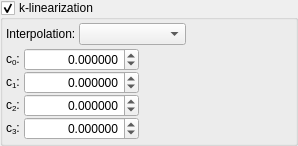
                <widget class="QGroupBox" name="groupBox_resampling">
                 <property name="contextMenuPolicy">
                  <enum>Qt::ActionsContextMenu</enum>
                 </property>
                 <property name="title">
                  <string>k-linearization</string>
                 </property>
                 <property name="flat">
                  <bool>false</bool>
                 </property>
                 <property name="checkable">
                  <bool>true</bool>
                 </property>
                 <layout class="QVBoxLayout" name="verticalLayout_7">
                  <property name="spacing">
                   <number>3</number>
                  </property>
                  <property name="leftMargin">
                   <number>3</number>
                  </property>
                  <property name="topMargin">
                   <number>3</number>
                  </property>
                  <property name="rightMargin">
                   <number>3</number>
                  </property>
                  <property name="bottomMargin">
                   <number>3</number>
                  </property>
                  <item>
                   <layout class="QHBoxLayout" name="horizontalLayout_31">
                    <item>
                     <widget class="QLabel" name="label_31">
                      <property name="text">
                       <string>Interpolation:</string>
                      </property>
                     </widget>
                    </item>
                    <item>
                     <widget class="QComboBox" name="comboBox_interpolation">
                      <property name="sizePolicy">
                       <sizepolicy hsizetype="Expanding" vsizetype="Fixed">
                        <horstretch>0</horstretch>
                        <verstretch>0</verstretch>
                       </sizepolicy>
                      </property>
                     </widget>
                    </item>
                    <item>
                     <spacer name="horizontalSpacer_10">
                      <property name="orientation">
                       <enum>Qt::Horizontal</enum>
                      </property>
                      <property name="sizeHint" stdset="0">
                       <size>
                        <width>40</width>
                        <height>20</height>
                       </size>
                      </property>
                     </spacer>
                    </item>
                   </layout>
                  </item>
                  <item>
                   <layout class="QHBoxLayout" name="horizontalLayout_34">
                    <property name="spacing">
                     <number>3</number>
                    </property>
                    <item>
                     <layout class="QVBoxLayout" name="verticalLayout_11">
                      <property name="spacing">
                       <number>0</number>
                      </property>
                      <item>
                       <layout class="QHBoxLayout" name="horizontalLayout_14">
                        <item>
                         <widget class="QLabel" name="label_12">
                          <property name="sizePolicy">
                           <sizepolicy hsizetype="Maximum" vsizetype="Preferred">
                            <horstretch>0</horstretch>
                            <verstretch>0</verstretch>
                           </sizepolicy>
                          </property>
                          <property name="text">
                           <string>c&lt;sub&gt;0&lt;/sub&gt;: </string>
                          </property>
                         </widget>
                        </item>
                        <item>
                         <widget class="QDoubleSpinBox" name="doubleSpinBox_c0">
                          <property name="sizePolicy">
                           <sizepolicy hsizetype="Expanding" vsizetype="Fixed">
                            <horstretch>0</horstretch>
                            <verstretch>0</verstretch>
                           </sizepolicy>
                          </property>
                          <property name="minimumSize">
                           <size>
                            <width>100</width>
                            <height>0</height>
                           </size>
                          </property>
                          <property name="alignment">
                           <set>Qt::AlignRight|Qt::AlignTrailing|Qt::AlignVCenter</set>
                          </property>
                          <property name="keyboardTracking">
                           <bool>true</bool>
                          </property>
                          <property name="showGroupSeparator" stdset="0">
                           <bool>false</bool>
                          </property>
                          <property name="decimals">
                           <number>6</number>
                          </property>
                          <property name="minimum">
                           <double>-10000000000000000.000000000000000</double>
                          </property>
                          <property name="maximum">
                           <double>10000000000000000.000000000000000</double>
                          </property>
                          <property name="singleStep">
                           <double>10.000000000000000</double>
                          </property>
                         </widget>
                        </item>
                       </layout>
                      </item>
                      <item>
                       <layout class="QHBoxLayout" name="horizontalLayout_15">
                        <item>
                         <widget class="QLabel" name="label_13">
                          <property name="sizePolicy">
                           <sizepolicy hsizetype="Maximum" vsizetype="Preferred">
                            <horstretch>0</horstretch>
                            <verstretch>0</verstretch>
                           </sizepolicy>
                          </property>
                          <property name="text">
                           <string>c&lt;sub&gt;1&lt;/sub&gt;: </string>
                          </property>
                         </widget>
                        </item>
                        <item>
                         <widget class="QDoubleSpinBox" name="doubleSpinBox_c1">
                          <property name="sizePolicy">
                           <sizepolicy hsizetype="Expanding" vsizetype="Fixed">
                            <horstretch>0</horstretch>
                            <verstretch>0</verstretch>
                           </sizepolicy>
                          </property>
                          <property name="minimumSize">
                           <size>
                            <width>40</width>
                            <height>0</height>
                           </size>
                          </property>
                          <property name="alignment">
                           <set>Qt::AlignRight|Qt::AlignTrailing|Qt::AlignVCenter</set>
                          </property>
                          <property name="decimals">
                           <number>6</number>
                          </property>
                          <property name="minimum">
                           <double>-10000000000000000.000000000000000</double>
                          </property>
                          <property name="maximum">
                           <double>10000000000000000.000000000000000</double>
                          </property>
                          <property name="singleStep">
                           <double>1.000000000000000</double>
                          </property>
                         </widget>
                        </item>
                       </layout>
                      </item>
                      <item>
                       <layout class="QHBoxLayout" name="horizontalLayout_16">
                        <item>
                         <widget class="QLabel" name="label_14">
                          <property name="sizePolicy">
                           <sizepolicy hsizetype="Maximum" vsizetype="Preferred">
                            <horstretch>0</horstretch>
                            <verstretch>0</verstretch>
                           </sizepolicy>
                          </property>
                          <property name="text">
                           <string>c&lt;sub&gt;2&lt;/sub&gt;: </string>
                          </property>
                         </widget>
                        </item>
                        <item>
                         <widget class="QDoubleSpinBox" name="doubleSpinBox_c2">
                          <property name="sizePolicy">
                           <sizepolicy hsizetype="Expanding" vsizetype="Fixed">
                            <horstretch>0</horstretch>
                            <verstretch>0</verstretch>
                           </sizepolicy>
                          </property>
                          <property name="minimumSize">
                           <size>
                            <width>40</width>
                            <height>0</height>
                           </size>
                          </property>
                          <property name="alignment">
                           <set>Qt::AlignRight|Qt::AlignTrailing|Qt::AlignVCenter</set>
                          </property>
                          <property name="decimals">
                           <number>6</number>
                          </property>
                          <property name="minimum">
                           <double>-10000000000000000.000000000000000</double>
                          </property>
                          <property name="maximum">
                           <double>10000000000000000.000000000000000</double>
                          </property>
                          <property name="singleStep">
                           <double>5.000000000000000</double>
                          </property>
                          <property name="value">
                           <double>0.000000000000000</double>
                          </property>
                         </widget>
                        </item>
                       </layout>
                      </item>
                      <item>
                       <layout class="QHBoxLayout" name="horizontalLayout_17">
                        <item>
                         <widget class="QLabel" name="label_15">
                          <property name="sizePolicy">
                           <sizepolicy hsizetype="Maximum" vsizetype="Preferred">
                            <horstretch>0</horstretch>
                            <verstretch>0</verstretch>
                           </sizepolicy>
                          </property>
                          <property name="text">
                           <string>c&lt;sub&gt;3&lt;/sub&gt;: </string>
                          </property>
                         </widget>
                        </item>
                        <item>
                         <widget class="QDoubleSpinBox" name="doubleSpinBox_c3">
                          <property name="sizePolicy">
                           <sizepolicy hsizetype="Expanding" vsizetype="Fixed">
                            <horstretch>0</horstretch>
                            <verstretch>0</verstretch>
                           </sizepolicy>
                          </property>
                          <property name="minimumSize">
                           <size>
                            <width>40</width>
                            <height>0</height>
                           </size>
                          </property>
                          <property name="alignment">
                           <set>Qt::AlignRight|Qt::AlignTrailing|Qt::AlignVCenter</set>
                          </property>
                          <property name="decimals">
                           <number>6</number>
                          </property>
                          <property name="minimum">
                           <double>-10000000000000000.000000000000000</double>
                          </property>
                          <property name="maximum">
                           <double>10000000000000000.000000000000000</double>
                          </property>
                          <property name="singleStep">
                           <double>5.000000000000000</double>
                          </property>
                         </widget>
                        </item>
                       </layout>
                      </item>
                     </layout>
                    </item>
                    <item>
                     <widget class="MiniCurvePlot" name="widget_resampleCurvePlot" native="true">
                      <property name="sizePolicy">
                       <sizepolicy hsizetype="Expanding" vsizetype="Expanding">
                        <horstretch>0</horstretch>
                        <verstretch>0</verstretch>
                       </sizepolicy>
                      </property>
                      <property name="minimumSize">
                       <size>
                        <width>150</width>
                        <height>0</height>
                       </size>
                      </property>
                     </widget>
                    </item>
                   </layout>
                  </item>
                 </layout>
                </widget>
